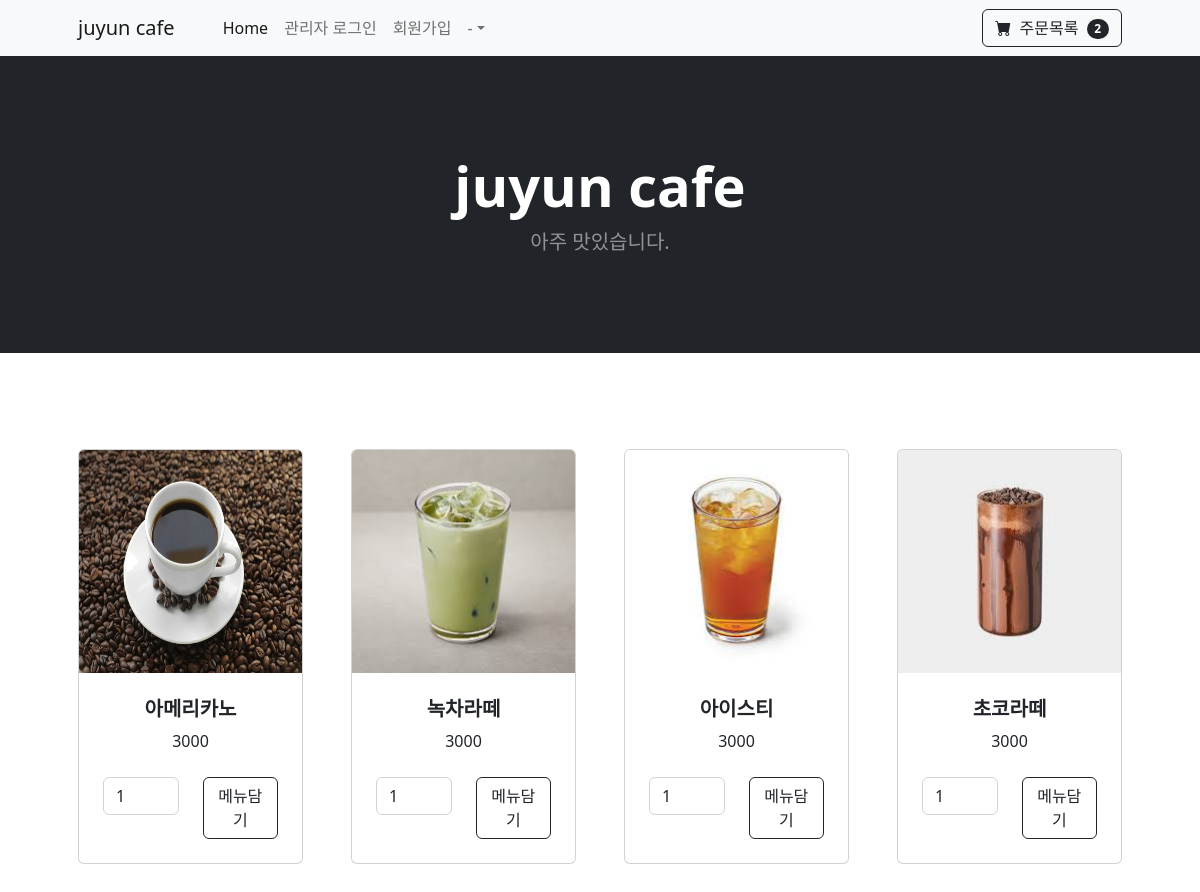
Page /question/list/ on the committed database.
### pybo/models.py (models this page shows)
class Question(db.Model):
    id = db.Column(db.Integer, primary_key=True)
    subject = db.Column(db.String(200), nullable=False)
    content = db.Column(db.String(200), nullable=False)
    price = db.Column(db.String(200), nullable=False)
    create_date = db.Column(db.DateTime(), nullable=False)

### pybo/views/question_views.py (the view)
@bp.route('/list/')
def _list():
    question_list = Question.query.order_by(Question.create_date.desc())
    cart_items = CartItem.query.all()
    return render_template('question/question_list.html', question_list=question_list, cart_items=cart_items)

### pybo/views/auth_views.py (called while the page is built)
@bp.before_app_request
def load_logged_in_user():
    user_id = session.get('user_id')
    if user_id is None:
        g.user = None
    else:
        g.user = User.query.get(user_id)

### pybo/templates/question/question_list.html (shortened to what this page needs)
{% extends 'base.html' %}
{% block content %}
<header class="bg-dark py-5">
    <div class="container px-4 px-lg-5 my-5">
        <div class="text-center text-white">
            {%if g.user%}
            <h1 class="display-4 fw-bolder">관리자 페이지</h1>
            {%else%}
            <h1 class="display-4 fw-bolder">juyun cafe</h1>
            <p class="lead fw-normal text-white-50 mb-0">아주 맛있습니다.</p>
            {%endif%}
        </div>
    </div>
</header>
<section class="py-5">
    <div class="container px-4 px-lg-5 mt-5">
        <div class="row gx-4 gx-lg-5 row-cols-2 row-cols-md-3 row-cols-xl-4 justify-content-center">
{% if question_list %}
    {% for question in question_list %}
    <div class="col mb-5">
        <div class="card h-100">
            <img class="card-img-top" src="/static/image/{{question.subject}}" alt="..." />
            <div class="card-body p-4">
                <div class="text-center">
                    <h5 class="fw-bolder">{{ question.content }}</h5>
                    {{ question.price }}
                </div>
            </div>
            <div class="card-footer p-4 pt-0 border-top-0 bg-transparent">
                {%if g.user%}
                <div class="text-center"><a class="btn btn-outline-dark mt-auto" href="{{ url_for('question.detail', question_id=question.id) }}">메뉴편집</a></div>
                {%else%}
                <div class="text-center">
                    <form action="{{ url_for('question.add_to_cart') }}" method="post">
                        <div class="row">
                            <div class="col">
                                <input type="number" name="quantity" value="1" min="1" class="form-control w-100" style="overflow: hidden;" onmouseover="this.style.overflow = 'auto';" onmouseout="this.style.overflow = 'hidden';">
                            </div>
                            <div class="col">
                                <button type="submit" class="btn btn-outline-dark mt-auto">메뉴담기</button>
                            </div>
                        </div>
                    </form>
               </div>
                {%endif%}
            </div>
        </div>
    </div>
    {% endfor %}
{% else %}
    <p>질문이 없습니다.</p>
{% endif %}
</div>
</div>
</section>
{% endblock %}

### pybo/templates/base.html (shortened to what this page needs)
<!doctype html>
<html lang="ko">
<head>
    <link href="https://cdn.jsdelivr.net/npm/bootstrap-icons@1.5.0/font/bootstrap-icons.css" rel="stylesheet" />
    <link href="/static/css/styles.css" rel="stylesheet" />
</head>
<body>
{% include "navbar.html" %}
{% block content %}
{% endblock %}
</body>
</html>

### pybo/templates/navbar.html (shortened to what this page needs)
 <nav class="navbar navbar-expand-lg navbar-light bg-light">
    <div class="container px-4 px-lg-5">
        <a class="navbar-brand" href="{{url_for('question._list')}}">juyun cafe</a>
        <div class="collapse navbar-collapse" id="navbarSupportedContent">
            <ul class="navbar-nav me-auto mb-2 mb-lg-0 ms-lg-4">
                <li class="nav-item"><a class="nav-link active" aria-current="page" href="{{url_for('question._list')}}">Home</a></li>
                {%if g.user%}
                <li class="nav-item"><a class="nav-link" href="{{ url_for('auth.logout') }}">{{ g.user.username }} (로그아웃)</a></li>
                {%else%}
                <li class="nav-item"><a class="nav-link" href="{{ url_for('auth.login') }}">관리자 로그인</a></li>
                <li class="nav-item"><a class="nav-link" href="{{ url_for('auth.signup') }}">회원가입</a></li>
                {%endif%}
                <li class="nav-item dropdown">
                    <a class="nav-link dropdown-toggle" id="navbarDropdown" href="#" role="button" data-bs-toggle="dropdown" aria-expanded="false">-</a>
                </li>
            </ul>
            <button class="btn btn-outline-dark" type="button" onclick="window.location.href='{{ url_for('order.cart') }}'">
                <i class="bi-cart-fill me-1"></i>
                주문목록
                <span class="badge bg-dark text-white ms-1 rounded-pill">{{cart_items|length}}</span>
            </button>
        </div>
    </div>
</nav>

### rows in the picture
Question: subject (picture), content "아메리카노", price "3000"
Question: subject (picture), content "녹차라떼", price "3000"
Question: subject (picture), content "아이스티", price "3000"
Question: subject (picture), content "초코라떼", price "3000"

### other values in the picture
{{ cart_items|length }} "2"
